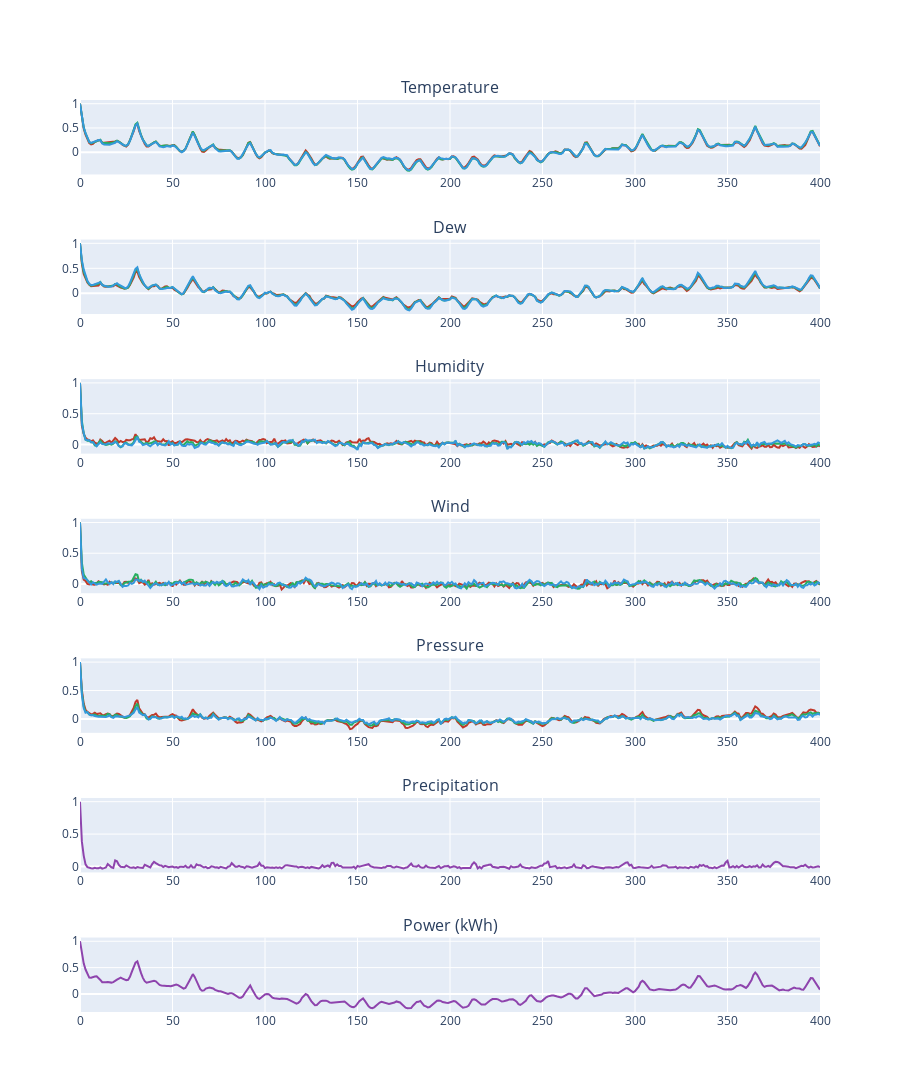

Here is the notebook cell this chart was saved with:
### Code cell
fig_2 = make_subplots(rows=7, cols=1, 
                      subplot_titles=["Temperature", "Dew", "Humidity", "Wind", "Pressure",
                                      "Precipitation", "Power (kWh)"])

ind = 0
col_n = ""

color_dict = {"min": "#3498DB", "avg": "#27AE60", "max": "#C0392B", "others": "#8E44AD"}


for ii in range(len(power_weather_cols)):

    col = power_weather_cols[ii]
    col_split = col.split("_")

    if (len(col_split)>1) and (col_split[1] in color_dict.keys()):
        color = color_dict[col_split[1]]
    else:
        color = color_dict["others"]


    if col_n != col_split[0]:
        col_n = col_split[0]
        ind = ind + 1

        fig_2.add_trace(
            go.Scatter(x=[val for val in range(len(pw_acf))], y=pw_acf[col], name=col,
                       line=dict(color=color)
                       ),
            row=ind,
            col=1
        )
    
    else:

        fig_2.add_trace(
            go.Scatter(x=[val for val in range(len(pw_acf))], y=pw_acf[col], name=col,
                       line=dict(color=color)
                       ),
            row=ind,
            col=1
        )


fig_2.update_layout(height=1400, showlegend=False)
fig_2.show()

### Figure 1 — Plotly figure (JSON) as saved in the notebook; plotly's stock layout.template omitted (floating-point values rounded to 4 significant figures; data arrays with more than 128 entries replaced by an {"elided": "..."} marker saying what was removed)
{"data": [{"line": {"color": "#C0392B"}, "name": "temp_max", "type": "scatter", "x": {"elided": "401 int values"}, "xaxis": "x", "y": {"elided": "401 float values"}, "yaxis": "y"}, {"line": {"color": "#27AE60"}, "name": "temp_avg", "type": "scatter", "x": {"elided": "401 int values"}, "xaxis": "x", "y": {"elided": "401 float values"}, "yaxis": "y"}, {"line": {"color": "#3498DB"}, "name": "temp_min", "type": "scatter", "x": {"elided": "401 int values"}, "xaxis": "x", "y": {"elided": "401 float values"}, "yaxis": "y"}, {"line": {"color": "#C0392B"}, "name": "dew_max", "type": "scatter", "x": {"elided": "401 int values"}, "xaxis": "x2", "y": {"elided": "401 float values"}, "yaxis": "y2"}, {"line": {"color": "#27AE60"}, "name": "dew_avg", "type": "scatter", "x": {"elided": "401 int values"}, "xaxis": "x2", "y": {"elided": "401 float values"}, "yaxis": "y2"}, {"line": {"color": "#3498DB"}, "name": "dew_min", "type": "scatter", "x": {"elided": "401 int values"}, "xaxis": "x2", "y": {"elided": "401 float values"}, "yaxis": "y2"}, {"line": {"color": "#C0392B"}, "name": "hum_max", "type": "scatter", "x": {"elided": "401 int values"}, "xaxis": "x3", "y": {"elided": "401 float values"}, "yaxis": "y3"}, {"line": {"color": "#27AE60"}, "name": "hum_avg", "type": "scatter", "x": {"elided": "401 int values"}, "xaxis": "x3", "y": {"elided": "401 float values"}, "yaxis": "y3"}, {"line": {"color": "#3498DB"}, "name": "hum_min", "type": "scatter", "x": {"elided": "401 int values"}, "xaxis": "x3", "y": {"elided": "401 float values"}, "yaxis": "y3"}, {"line": {"color": "#C0392B"}, "name": "wind_max", "type": "scatter", "x": {"elided": "401 int values"}, "xaxis": "x4", "y": {"elided": "401 float values"}, "yaxis": "y4"}, {"line": {"color": "#27AE60"}, "name": "wind_avg", "type": "scatter", "x": {"elided": "401 int values"}, "xaxis": "x4", "y": {"elided": "401 float values"}, "yaxis": "y4"}, {"line": {"color": "#3498DB"}, "name": "wind_min", "type": "scatter", "x": {"elided": "401 int values"}, "xaxis": "x4", "y": {"elided": "401 float values"}, "yaxis": "y4"}, {"line": {"color": "#C0392B"}, "name": "press_max", "type": "scatter", "x": {"elided": "401 int values"}, "xaxis": "x5", "y": {"elided": "401 float values"}, "yaxis": "y5"}, {"line": {"color": "#27AE60"}, "name": "press_avg", "type": "scatter", "x": {"elided": "401 int values"}, "xaxis": "x5", "y": {"elided": "401 float values"}, "yaxis": "y5"}, {"line": {"color": "#3498DB"}, "name": "press_min", "type": "scatter", "x": {"elided": "401 int values"}, "xaxis": "x5", "y": {"elided": "401 float values"}, "yaxis": "y5"}, {"line": {"color": "#8E44AD"}, "name": "precipit", "type": "scatter", "x": {"elided": "401 int values"}, "xaxis": "x6", "y": {"elided": "401 float values"}, "yaxis": "y6"}, {"line": {"color": "#8E44AD"}, "name": "value (k_wh)", "type": "scatter", "x": {"elided": "401 int values"}, "xaxis": "x7", "y": {"elided": "401 float values"}, "yaxis": "y7"}], "layout": {"annotations": [{"font": {"size": 16}, "showarrow": false, "text": "Temperature", "x": 0.5, "xanchor": "center", "xref": "paper", "y": 1.0, "yanchor": "bottom", "yref": "paper"}, {"font": {"size": 16}, "showarrow": false, "text": "Dew", "x": 0.5, "xanchor": "center", "xref": "paper", "y": 0.8469, "yanchor": "bottom", "yref": "paper"}, {"font": {"size": 16}, "showarrow": false, "text": "Humidity", "x": 0.5, "xanchor": "center", "xref": "paper", "y": 0.6939, "yanchor": "bottom", "yref": "paper"}, {"font": {"size": 16}, "showarrow": false, "text": "Wind", "x": 0.5, "xanchor": "center", "xref": "paper", "y": 0.5408, "yanchor": "bottom", "yref": "paper"}, {"font": {"size": 16}, "showarrow": false, "text": "Pressure", "x": 0.5, "xanchor": "center", "xref": "paper", "y": 0.3878, "yanchor": "bottom", "yref": "paper"}, {"font": {"size": 16}, "showarrow": false, "text": "Precipitation", "x": 0.5, "xanchor": "center", "xref": "paper", "y": 0.2347, "yanchor": "bottom", "yref": "paper"}, {"font": {"size": 16}, "showarrow": false, "text": "Power (kWh)", "x": 0.5, "xanchor": "center", "xref": "paper", "y": 0.08163, "yanchor": "bottom", "yref": "paper"}], "height": 1400, "showlegend": false, "xaxis": {"anchor": "y", "domain": [0, 1]}, "xaxis2": {"anchor": "y2", "domain": [0, 1]}, "xaxis3": {"anchor": "y3", "domain": [0, 1]}, "xaxis4": {"anchor": "y4", "domain": [0, 1]}, "xaxis5": {"anchor": "y5", "domain": [0, 1]}, "xaxis6": {"anchor": "y6", "domain": [0, 1]}, "xaxis7": {"anchor": "y7", "domain": [0, 1]}, "yaxis": {"anchor": "x", "domain": [0.9184, 1.0]}, "yaxis2": {"anchor": "x2", "domain": [0.7653, 0.8469]}, "yaxis3": {"anchor": "x3", "domain": [0.6122, 0.6939]}, "yaxis4": {"anchor": "x4", "domain": [0.4592, 0.5408]}, "yaxis5": {"anchor": "x5", "domain": [0.3061, 0.3878]}, "yaxis6": {"anchor": "x6", "domain": [0.1531, 0.2347]}, "yaxis7": {"anchor": "x7", "domain": [0, 0.08163]}}}
